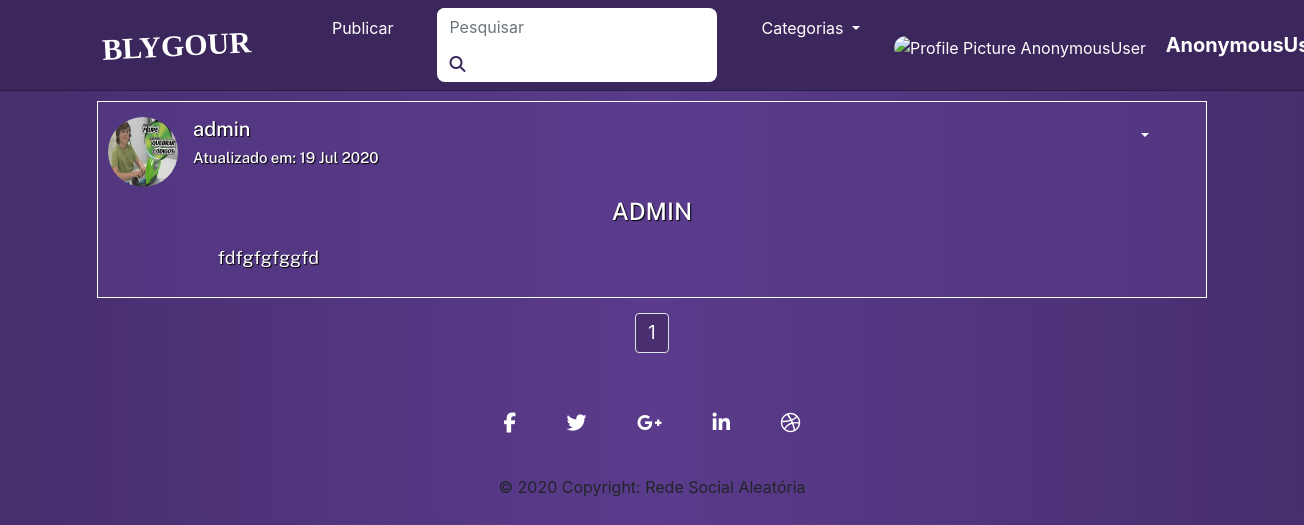
/profile/admin/, run on an earlier commit of the app's database.
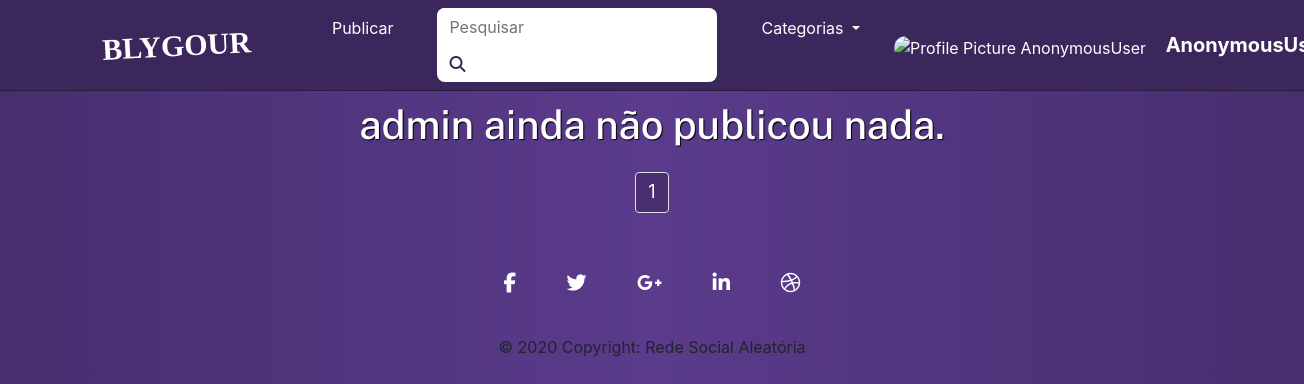
And on a later commit of the database.
### posts/models.py (models this page shows, shortened)
class Post(models.Model):
    title = models.CharField('Título', max_length=100)
    text = models.TextField('Texto da Postagem')
    user = models.ForeignKey(get_user_model(), on_delete=models.CASCADE, null=True, blank=True)
    image = models.ImageField(upload_to = get_file_path, verbose_name='Imagem', null=True, blank=True)
    created_at = models.DateTimeField('Criado em :', auto_now_add = True)
    updated_at = models.DateTimeField('Modificado em :', auto_now = True)
    class Meta:
        verbose_name = 'Postagem'
        verbose_name_plural = 'Postagens'
        ordering = ['text']

### users/models.py (models this page shows, shortened)
class User(AbstractUser, PermissionsMixin):
    username = models.CharField('Nome do usuário', max_length=30, unique=True)
    email = models.EmailField('Email', unique=True)
    profile_picture = models.ImageField(upload_to = get_file_path, verbose_name='Imagem', null=True, blank=True)
    is_active = models.BooleanField('Está Ativo?', blank=True, default=True)
    is_staff = models.BooleanField('É da equipe?', blank=True, default=False)
    is_superuser = models.BooleanField('É super Usuário?', blank=True, default=False)
    date_joined = models.DateField('Data de Entrada', auto_now_add=True)
    first_name = None
    last_name = None
    objects = UserManager()
    USERNAME_FIELD = 'username'
    REQUIRED_FIELDS = ['email']
    def __str__(self):
        return self.username
    class Meta:
        verbose_name = 'Usuário'
        verbose_name_plural = 'Usuários'

### posts/views.py (the view)
# urls.py: path('profile/<str:username>/', views.profileUser, name='profile_user'),
def profileUser(request, username):
    user = get_object_or_404(User, username = username)
    template_name = 'posts/user_details.html'
    posts_list = Post.objects.all().order_by('-created_at').filter(user = user)
    paginator = Paginator(posts_list, 7)
    page = request.GET.get('page')
    posts = paginator.get_page(page)
    context = {
        'user': user,
        'posts': posts
    }
    return render(request, template_name, context)

### posts/templates/posts/user_details.html (shortened to what this page needs)
{% extends 'base.html' %}
{% load static %}
{% load crispy_forms_tags %}
{% block styles %}
    <link rel="stylesheet" href="{% static 'css/index.css' %}">
{% endblock styles %}
{% block content %}
    {% for post in posts %}
        <div class="container view-posts">
            {% block user_informations %}
                <div class="row user">
                    <div>
                        {% if post.user.profile_picture %}
                            <img class='user-picture' src="/media/{{ post.user.profile_picture }}" alt="Profile Picture {{ post.user }}">
                        {% else %}
                            <img class='user-picture' src="/media/profiles/avatar.png" alt="Default profile picture">
                        {% endif %}
                    </div>
                    <div class="col">
                        <h5>
                            <a href="{% url 'posts:profile_user' post.user.username %}" class='user'>{{ post.user }}</a>
                        </h5>
                        <h6 class="data-update">Atualizado em:
                            {{ post.updated_at|date:"d M Y" }}</h6>
                    </div>
                    {% if user.is_authenticated %}
                        <div class="col-2 col-sm-1 col-md-1 col-lg-1">
                            <div class="dropdown">
                                <button class="btn dropdown-toggle" type="button" id="dropdownMenuButton" data-toggle="dropdown" aria-haspopup="true" aria-expanded="false"></button>
                            </div>
                        </div>
                    {% endif %}
                </div>
            {% endblock user_informations %}
            <a href="{% url 'posts:posts-view' post.id %}">
                <div class='col-12'>
                    <div class="row title">
                        <div class="col-1"></div>
                        <div class="col-10">
                            <h2>{{ post.title|upper }}</h2>
                        </div>
                        <div class="col-1"></div>
                    </div>
                    <div class="row post">
                        <div class="col-1"></div>
                        <div class="col-10">
                            {{ post.text|truncatechars:"750"|linebreaks }}
                        </div>
                    </div>
                </div>
            </a>
        </div>
        {% empty %}
        <div class="container">
            <div class="d-flex justify-content-center">
                <h1>{{ user }} ainda não publicou nada.</h1>
            </div>
        </div>
    {% endfor %}
</div>
<div class="container">
    <nav class='pages'>
        <ul class="pagination">
            {% if posts.paginator.num_pages %}
                <li class="page-item actual-page">
                    <a class="page-link" href="?page={{ posts.number }}">{{ posts.number }}</a>
                </li>
            {% endif %}
        </ul>
    </nav>
</div>
{% endblock content %}

What changed in the data, as far as the page shows it:
removed Post: user.profile_picture (picture), user "admin", updated_at "19 Jul 2020", title "ADMIN", text "fdfgfgfggfd"
now on this page (row edited): User: username "admin"
Also different on the page:
text now shown: "ainda não publicou nada."
